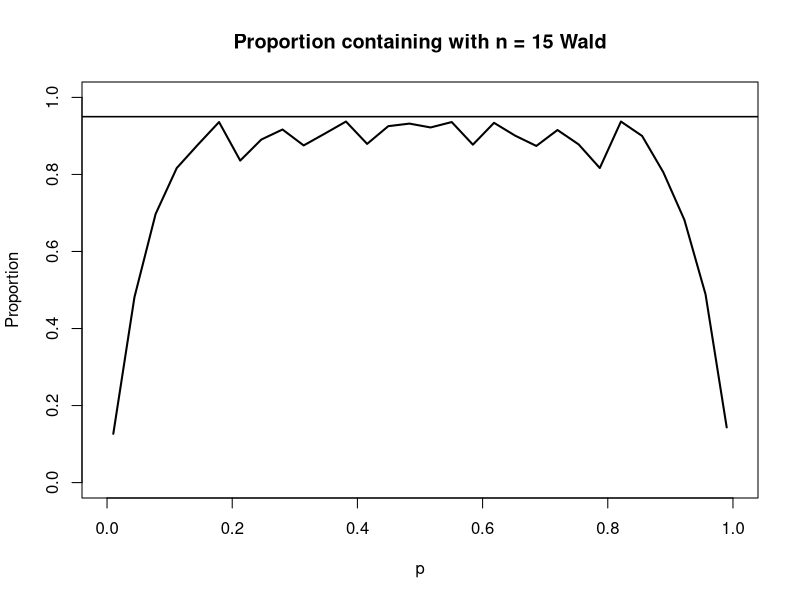
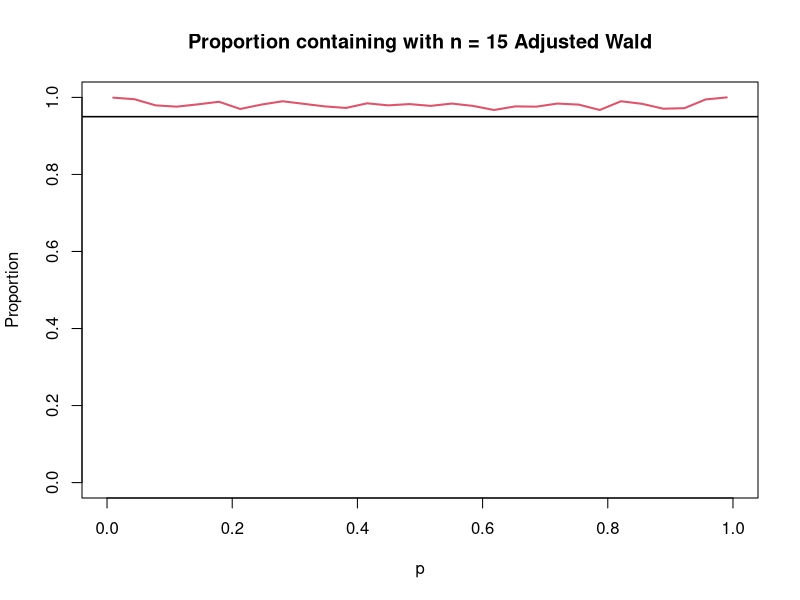
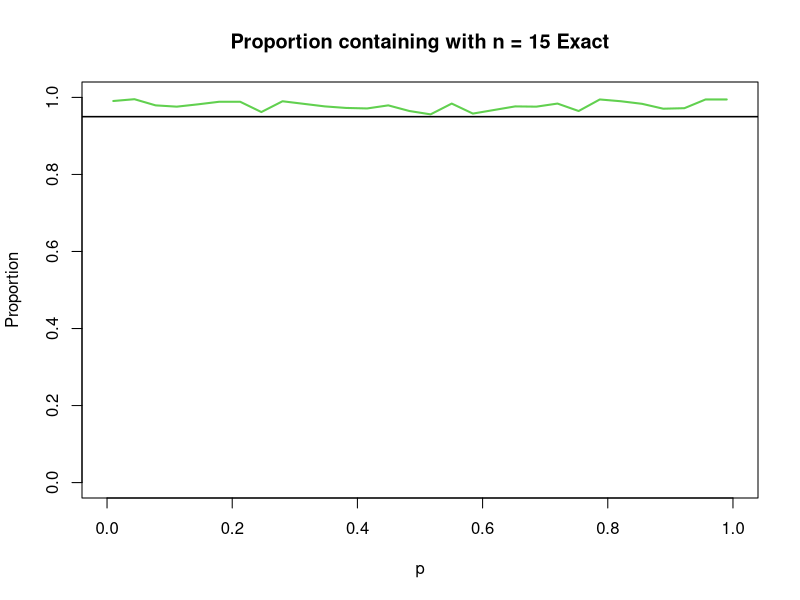
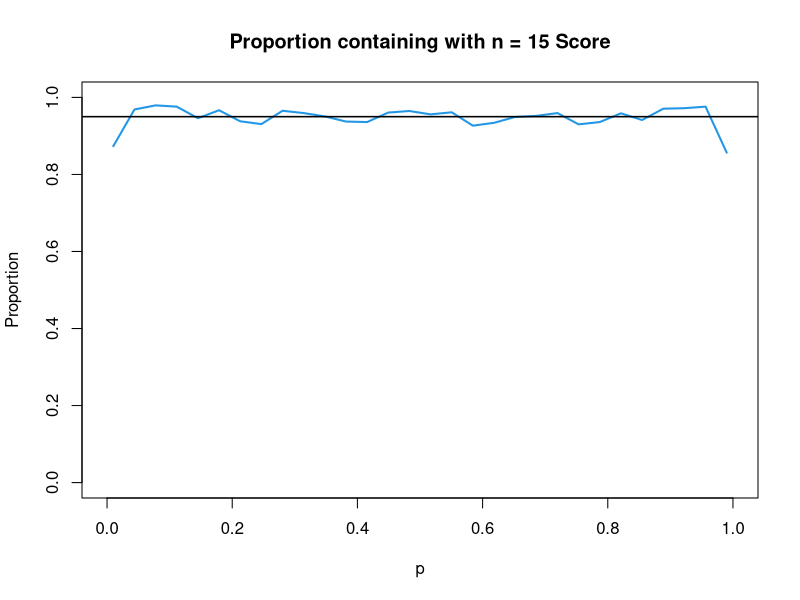
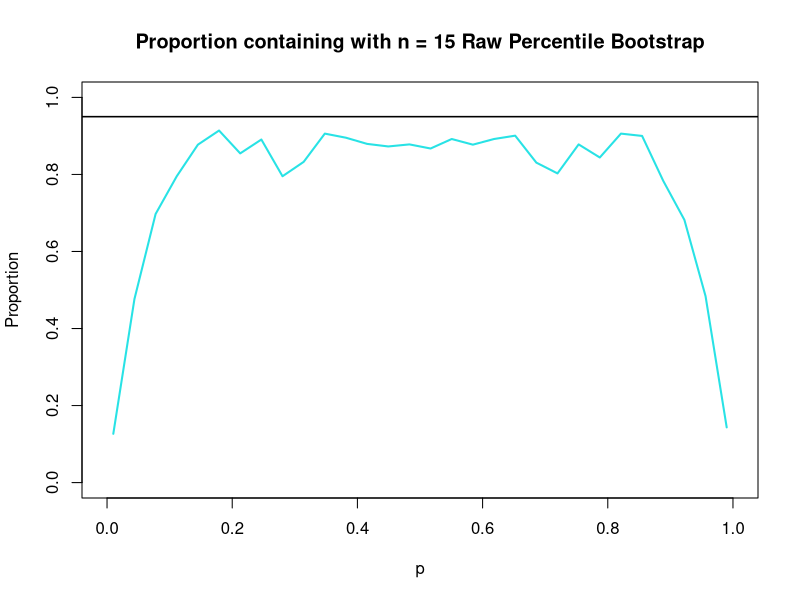
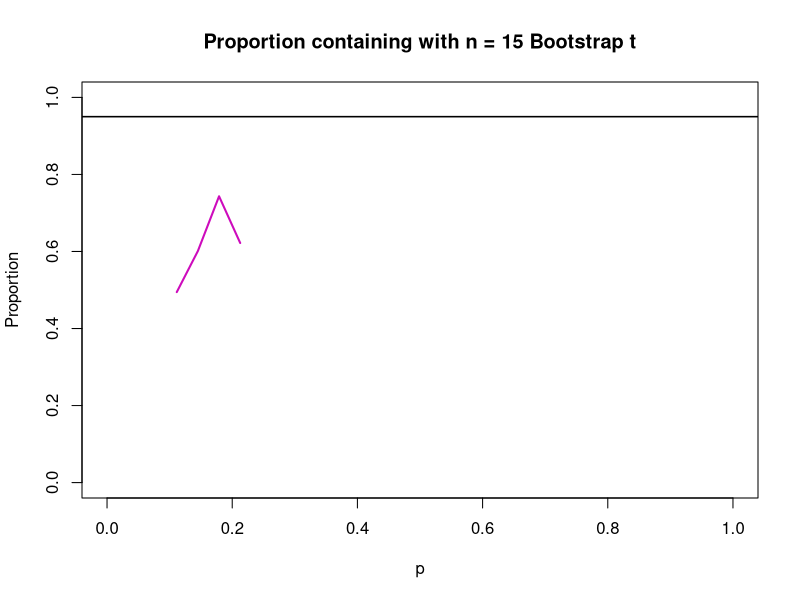
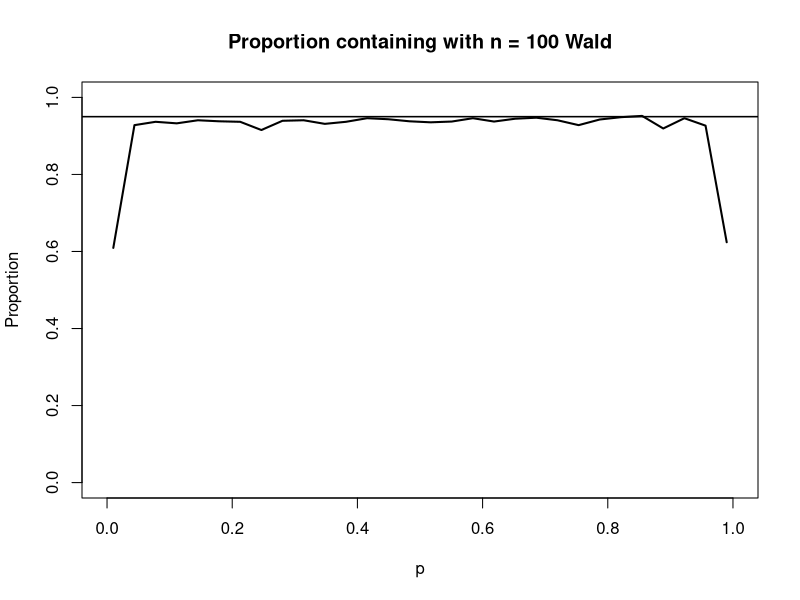
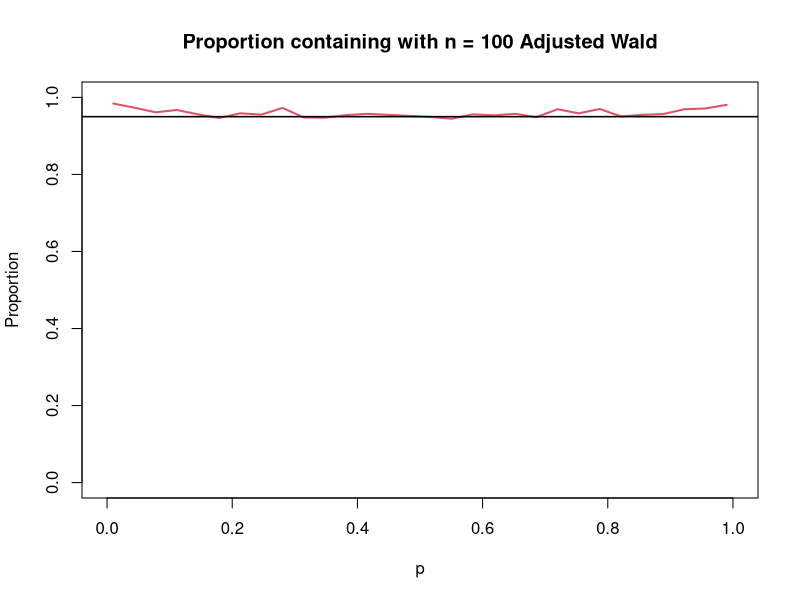

Generate these figures, in order, with R:
## ---- chunk 1
knitr::opts_chunk$set(echo = FALSE, warning = FALSE, message = FALSE, fig.pos = "H", out.extra = "")
options(scipen = 999)
## ---- chunk 2
# install.packages("tidyverse")
library(tidyverse)

# Initialize data
set.seed(999) # Allows us to reproduce results
p <- seq(from = .01, to = .99, length.out = 30) # Get values for p as combinations
n <- c(15, 100, 200) # Get values of n
combo <- expand.grid(p,n)
N <- 1500 # Set N to be the number of samples we want for each grouping

df <- data.frame()
temp <- data.frame()

for (i in n) {
  for (j in p) {
    temp <- data.frame(n = i, 
                       p = j, 
                       y_i = rbinom(N, size = i, prob = j)
                       )
    df <- rbind(df, temp)
  }
}

# This code just double checks to make sure we got 1500 values from each combination -- ALL should say 1500 for count
# df %>%
#   group_by(n, p) %>%
#   summarize(count = n())

# Show the first observations and save as a tibble
df <- df %>%
  mutate(p_hat = y_i / n)
head(df)

# Now show last observations
tail(df)
## ---- chunk 3
# Get Wald Interval calculations for each n and p
expected_wald_ci <- df %>%
  mutate(
    alpha = .05,
    lower_ci = ifelse(p_hat - qnorm(1 - (alpha / 2)) * sqrt((p_hat * (1 - p_hat)) / n) < 0, 0, p_hat - qnorm(1 - (alpha / 2)) * sqrt((p_hat * (1 - p_hat)) / n)),
    upper_ci = ifelse(p_hat + qnorm(1 - (alpha / 2)) * sqrt((p_hat * (1 - p_hat)) / n) > 1, 1, p_hat + qnorm(1 - (alpha / 2)) * sqrt((p_hat * (1 - p_hat)) / n))
  ) %>%
  dplyr::select(-alpha)

# Make function to get transform our variables to see how well the CIs do
updateDF <- function(df) {
  df %>%
    mutate(count = ifelse((p < upper_ci) & (p > lower_ci), 1, 0),
           count_under = ifelse(p <= lower_ci, 1, 0),
           count_over = ifelse(p >= upper_ci, 1, 0)
           )
}

# Make function to get final df to use for analysis
final_summary <- function(data) {
  data %>%
    group_by(n, p) %>%
    summarize(prop = mean(count),
              num_under = mean(count_under),
              num_over = mean(count_over),
              int_length = mean(upper_ci - lower_ci)
              )
}

# Merge our data with df and expected_wald_ci to get all the information together
df_wald <- updateDF(df = expected_wald_ci)

# Make table that stores the values of proportion of contained in interval
df_wald_proportion <- final_summary(df_wald)
## ---- chunk 4
# Function for Adj Wald Interval
expected_adj_wald_ci <- df %>%
  mutate(
    alpha = .05,
    p_hat2 = (y_i + 2) / (n + 4), # Get value of p from this approach
    lower_ci = ifelse(p_hat2 - qnorm(1 - (alpha / 2)) * sqrt((p_hat2 * (1 - p_hat2)) / n) < 0, 
                      0, 
                      p_hat2 - qnorm(1 - (alpha / 2)) * sqrt((p_hat2 * (1 - p_hat2)) / n)),
    upper_ci = ifelse(p_hat2 + qnorm(1 - (alpha / 2)) * sqrt((p_hat2 * (1 - p_hat2)) / n) > 1, 
                      1, 
                      p_hat2 + qnorm(1 - (alpha / 2)) * sqrt((p_hat2 * (1 - p_hat2)) / n))
  ) %>%
  dplyr::select(- c(alpha, p_hat2))

# Merge our data with df and expected_adj_wald_ci to get all the information together
df_adj_wald <- updateDF(expected_adj_wald_ci)

# Make table that stores the values of proportion of contained in interval
df_adj_wald_proportion <- final_summary(df_adj_wald)
## ---- chunk 5
# Get Exact Interval calculations for each n and p
expected_exact_ci <- df %>%
  mutate(
    alpha = 0.05,
    lower_ci = ifelse(
      ((y_i == 0) | ((1 + ((n - y_i + 1) / (y_i * qf(1 - (alpha / 2), 2 * y_i, 2 * (n - y_i + 1), lower.tail = F)))) ** (-1) < 0)),
      0,
      (1 + ((n - y_i + 1) / (y_i * qf(1 - (alpha / 2), 2 * y_i, 2 * (n - y_i + 1), lower.tail = F)))) ** (-1)
    ),
    upper_ci = ifelse(
      ((y_i == n) | ((1 + ((n - y_i) / ((y_i + 1) * qf(alpha / 2, 2 * (y_i + 1), 2 * (n - y_i), lower.tail = F)))) ** (-1) > 1)),
      1,
      (1 + ((n - y_i) / ((y_i + 1) * qf(alpha / 2, 2 * (y_i + 1), 2 * (n - y_i), lower.tail = F)))) ** (-1)
    )
  ) %>%
  dplyr::select(-alpha)

# Merge our data with df and expected_exact_ci to get all the information together
df_exact <- updateDF(expected_exact_ci)

# Make table that stores the values of proportion of contained in interval
df_exact_proportion <- final_summary(df_exact)
## ---- chunk 6
# Function for Score Interval
expected_score_ci <- df %>%
  mutate(
    alpha = 0.05,
    z = qnorm(1 - (alpha / 2)), # z-score value
    left_side = p_hat + (z ** 2 / (2 * n)), # Estimate value before subtracting or adding
    right_side = z * sqrt(((p_hat * (1 - p_hat)) + (z ** 2 / (4 * n))) / n), # Everything in sqrt to add or subtract to original estimate
    denominator = 1 + (z ** 2 / n), # Divided by this value
    lower_ci = ifelse((left_side - right_side) / denominator < 0, 
                      0, 
                      (left_side - right_side) / denominator
                      ),
    upper_ci = ifelse((left_side + right_side) / denominator > 1,
                      1,
                      (left_side + right_side) / denominator
                      )
  ) %>%
  dplyr::select(-c(alpha, z, left_side, right_side, denominator)) # Remove what is not needed

# Merge our data with df and expected_score_ci to get all the information together
df_score <- updateDF(expected_score_ci)

# Make table that stores the values of proportion of contained in interval
df_score_proportion <- final_summary(df_score)
## ---- chunk 7
#create confidence interval function that takes in a data frame of n,p combinations and their observed y_i and p_hat
Raw_CI <- function(df, B = 200, alpha = 0.05) {#create defaults for # bootstrap resamples and alpha
  raw <- apply(df, MARGIN = 1, FUN = function(combo) {#create CI for every row in the data frame
    #set seed for reproducibility
    set.seed(999)
    #store current parameter values and sample values
    n <- combo['n']
    p <- combo['p']
    y_i <- combo['y_i']
    p_hat <- combo['p_hat']
    #create B bootstrap resamples using estimate of p
    y_boot <- rbinom(B, size = n, prob = p_hat)
    #calculate p_hat for each bootstrap resample
    p_hat_boot <- y_boot / n
    #create CI based on quantiles of bootstrap resamples of p_hat
    CI <- quantile(p_hat_boot, c(alpha/2, 1-(alpha/2)))
    #change names of lower and upper CI
    names(CI) <- c('lower_ci', 'upper_ci')
    #return values needed for similar format to df provided in function call
    return(c(n, p, y_i, p_hat, CI))
    })
  #create a data frame that is in same format as df provided in function call
  df <- data.frame(n = raw[1,],
           p = raw[2,],
           y_i = raw[3,],
           p_hat = raw[4,],
           lower_ci = raw[5,],
           upper_ci = raw[6,])
}
#use new function to find CI for each row of df based on raw percentile
raw <- Raw_CI(df)
#use updateDF function that calculates relevant count metrics
df_raw <- updateDF(raw)
#use final_summary function to group by n,p combinations and get relevant performance metrics
df_raw_proportion <- final_summary(df_raw)
## ---- chunk 8
#create confidence interval function that takes in a data frame of n,p combinations and their observed y_i and p_hat
Bootstrap_t_CI <- function(df, B = 200, alpha = 0.05) {#create defaults for # bootstrap resamples and alpha
  boot_t <- apply(df, MARGIN = 1, FUN = function(combo) {#create CI for every row in the data frame
    #set seed for reproducibility
    set.seed(999)
    #store current parameter values and sample values
    n <- combo['n']
    p <- combo['p']
    y_i <- combo['y_i']
    p_hat <- combo['p_hat']
    #create B bootstrap resamples using estimate of p
    y_boot <- rbinom(B, size = n, prob = p_hat)
    #calculate p_hat for each bootstrap resample
    p_hat_boot <- y_boot / n
    #throw out bootstrap resamples that give proportion either 0 of 1
    p_hat_boot <- p_hat_boot[((p_hat_boot != 0) & (p_hat_boot != 1))]
    #calculate t-statistic for each bootstrap resample
    t_star <- (p_hat_boot - p_hat) / sqrt((p_hat_boot*(1-p_hat_boot))/n)
    #find quantiles of approximate distribution of the t-statistic
    quantiles <- quantile(t_star, c(alpha/2, 1-(alpha/2)))
    #give appropriate names
    names(quantiles) <- c('lower_q', 'upper_q')
    #create appropriate lower and upper CI based on if observed binomial sample from df is either 0, 1, or neither
    lower_ci <- ifelse(y_i == 0, 0, 
                       ifelse(y_i == 1, 1,
                              p_hat - quantiles['upper_q']*sd(p_hat_boot)))
    upper_ci <- ifelse(y_i == 0, 0, 
                       ifelse(y_i == 1, 1,
                              p_hat - quantiles['lower_q']*sd(p_hat_boot)))
    #return values needed for similar format to df provided in function call
    return(c(n, p, y_i, p_hat, lower_ci, upper_ci))
    })
  #create a data frame that is in same format as df provided in function call
  df <- data.frame(n = boot_t[1,],
             p = boot_t[2,],
             y_i = boot_t[3,],
             p_hat = boot_t[4,],
             lower_ci = boot_t[5,],
             upper_ci = boot_t[6,])
  }
#use new function to find CI for each row of df based on bootstrap t
bootstrap_t <- Bootstrap_t_CI(df[5000:10000,])
#use updateDF function that calculates relevant count metrics
df_bootstrap_t <- updateDF(bootstrap_t)
#use final_summary function to group by n,p combinations and get relevant performance metrics
df_bootstrap_t_proportion <- final_summary(df_bootstrap_t)
## ---- chunk 9
#create list of all data frames from different confidence interval procedures
results <- list("Wald" = df_wald_proportion, "Adjusted Wald" = df_adj_wald_proportion, 
                "Exact" = df_exact_proportion, "Score" = df_score_proportion, 
                "Raw Percentile Bootstrap" = df_raw_proportion, "Bootstrap t" = df_bootstrap_t_proportion)
#loop through number of data frames in results
for (i in 1:6) {
  #store appropriate data frame
  df <- results[[i]]
  #filter for relevant sample size
  n_ <- 15
  df <- df %>% 
    filter(n == n_)
  #plot the p values and corresponding coverage proportion results
  plot(df$p, df$prop, col = i, type = "l", lwd = 2,
       ylim = c(0,1), xlim = c(0,1),
       #add appropriate labels
       ylab = "Proportion",
       xlab = "p",
       main = paste("Proportion containing with n =", n_, names(results)[i]))
  #add line for nominal confidence level
  abline(h = 0.95,lwd = 1.5)
}
## ---- chunk 10
#loop through number of data frames in results
for (i in 1:6) {
  #store appropriate data frame
  df <- results[[i]]
  #filter for relevant sample size
  n_ <- 100
  df <- df %>% 
    filter(n == n_)
  #plot the p values and corresponding coverage proportion results
  plot(df$p, df$prop, col = i, type = "l", lwd = 2,
       ylim = c(0,1), xlim = c(0,1),
       #add appropriate labels
       ylab = "Proportion",
       xlab = "p",
       main = paste("Proportion containing with n =", n_, names(results)[i]))
  #add line for nominal confidence level
  abline(h = 0.95,lwd = 1.5)
}
## ---- chunk 11
#loop through number of data frames in results
for (i in 1:6) {
  #store appropriate data frame
  df <- results[[i]]
  #filter for relevant sample size
  n_ <- 200
  df <- df %>% 
    filter(n == n_)
  #plot the p values and corresponding coverage proportion results
  plot(df$p, df$prop, col = i, type = "l", lwd = 2,
       ylim = c(0,1), xlim = c(0,1),
       #add appropriate labels
       ylab = "Proportion",
       xlab = "p",
       main = paste("Proportion containing with n =", n_, names(results)[i]))
  #add line for nominal confidence level
  abline(h = 0.95,lwd = 1.5)
}
## ---- chunk 12
#loop through each sample size to create plot for each
for (n_ in n) {
  #create empty plot where lines of each avg CI length from each method can be added
  plot(NA, ylim = c(0,0.6), xlim = c(0,1), 
       #add appropriate labels
       ylab = "Average Length", xlab = "p", main = paste("Average length with n =",n_))
  #loop through number of data frames in results
  for (i in 1:6) {
    #store appropriate data frame
    df <- results[[i]]
    #filter for relevant sample size
    df <- df %>% 
      filter(n == n_)
    #plot the p values and corresponding avg CI length for current method
    lines(df$p, df$int_length, col = i, lwd = 2, add = TRUE)
  }
  #add legend that specifies each method
  legend(0.87, 0.62, legend = c("Wald","AdjWald","Exact","Score","Raw","Boott"), lty = 1, lwd = 2, col = 1:6, cex = 0.7)
}

